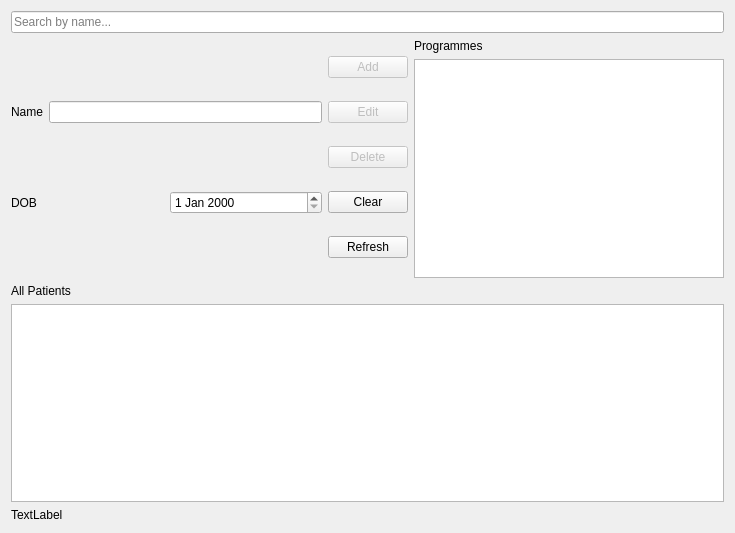
<?xml version="1.0" encoding="UTF-8"?>
<ui version="4.0">
 <class>Patients</class>
 <widget class="QDialog" name="Patients">
  <property name="geometry">
   <rect>
    <x>0</x>
    <y>0</y>
    <width>735</width>
    <height>533</height>
   </rect>
  </property>
  <property name="windowTitle">
   <string>Patients</string>
  </property>
  <layout class="QVBoxLayout" name="verticalLayout_5">
   <item>
    <widget class="QLineEdit" name="ledSearch">
     <property name="placeholderText">
      <string>Search by name...</string>
     </property>
    </widget>
   </item>
   <item>
    <layout class="QHBoxLayout" name="horizontalLayout_3">
     <item>
      <layout class="QVBoxLayout" name="verticalLayout_4">
       <item>
        <layout class="QHBoxLayout" name="horizontalLayout_2">
         <item>
          <widget class="QLabel" name="label">
           <property name="text">
            <string>Name</string>
           </property>
          </widget>
         </item>
         <item>
          <widget class="QLineEdit" name="ledName"/>
         </item>
        </layout>
       </item>
       <item>
        <layout class="QHBoxLayout" name="horizontalLayout">
         <item>
          <widget class="QLabel" name="label_2">
           <property name="text">
            <string>DOB</string>
           </property>
          </widget>
         </item>
         <item>
          <widget class="QDateEdit" name="dedDOB"/>
         </item>
        </layout>
       </item>
      </layout>
     </item>
     <item>
      <layout class="QVBoxLayout" name="verticalLayout_3">
       <item>
        <widget class="QPushButton" name="btnAdd">
         <property name="enabled">
          <bool>false</bool>
         </property>
         <property name="text">
          <string>Add</string>
         </property>
        </widget>
       </item>
       <item>
        <widget class="QPushButton" name="btnEdit">
         <property name="enabled">
          <bool>false</bool>
         </property>
         <property name="text">
          <string>Edit</string>
         </property>
        </widget>
       </item>
       <item>
        <widget class="QPushButton" name="btnDelete">
         <property name="enabled">
          <bool>false</bool>
         </property>
         <property name="text">
          <string>Delete</string>
         </property>
        </widget>
       </item>
       <item>
        <widget class="QPushButton" name="btnClear">
         <property name="text">
          <string>Clear</string>
         </property>
        </widget>
       </item>
       <item>
        <widget class="QPushButton" name="btnRefresh">
         <property name="text">
          <string>Refresh</string>
         </property>
        </widget>
       </item>
      </layout>
     </item>
     <item>
      <layout class="QVBoxLayout" name="verticalLayout">
       <item>
        <widget class="QLabel" name="label_4">
         <property name="text">
          <string>Programmes</string>
         </property>
        </widget>
       </item>
       <item>
        <widget class="QTableView" name="tblProgrammes">
         <property name="selectionMode">
          <enum>QAbstractItemView::SingleSelection</enum>
         </property>
         <property name="selectionBehavior">
          <enum>QAbstractItemView::SelectRows</enum>
         </property>
         <attribute name="verticalHeaderVisible">
          <bool>false</bool>
         </attribute>
        </widget>
       </item>
      </layout>
     </item>
    </layout>
   </item>
   <item>
    <layout class="QVBoxLayout" name="verticalLayout_2">
     <item>
      <widget class="QLabel" name="label_3">
       <property name="text">
        <string>All Patients</string>
       </property>
      </widget>
     </item>
     <item>
      <widget class="QTableView" name="tblPatients">
       <property name="selectionMode">
        <enum>QAbstractItemView::SingleSelection</enum>
       </property>
       <property name="selectionBehavior">
        <enum>QAbstractItemView::SelectRows</enum>
       </property>
       <property name="sortingEnabled">
        <bool>true</bool>
       </property>
       <attribute name="verticalHeaderVisible">
        <bool>false</bool>
       </attribute>
      </widget>
     </item>
     <item>
      <widget class="QLabel" name="lblStatus">
       <property name="text">
        <string>TextLabel</string>
       </property>
      </widget>
     </item>
    </layout>
   </item>
  </layout>
 </widget>
 <resources/>
 <connections/>
</ui>
